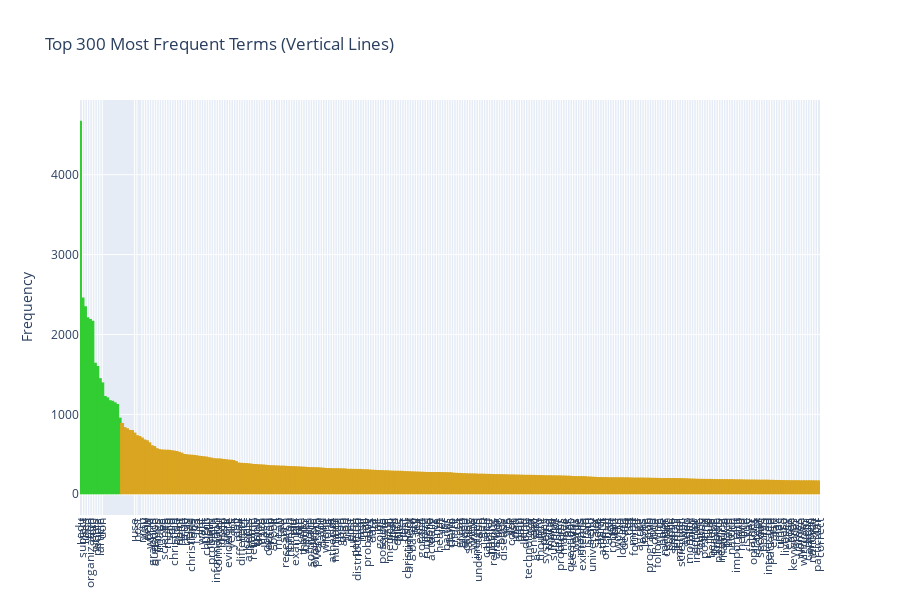

The notebook cell saved with this chart:
### Markdown cell above
### >>> **Exercise 14 (take home):** 
Additionally, you can attempt to sort the terms on the `x-axis` by frequency instead of in alphabetical order. This way the visualization is more meaninfgul and you will be able to observe the so called [long tail](https://en.wikipedia.org/wiki/Long_tail) (get familiar with this term since it will appear a lot in data mining and other statistics courses). see picture below

![alt txt](https://upload.wikimedia.org/wikipedia/commons/thumb/8/8a/Long_tail.svg/1000px-Long_tail.svg.png)

### Code cell
# Answer here

import plotly.graph_objects as go
import pandas as pd
import numpy as np
from sklearn.feature_extraction.text import CountVectorizer

# Assume X_counts has already been created using CountVectorizer
# Get the vocabulary (list of terms)
vocab = count_vect.get_feature_names_out()

# Compute the frequency of each term across all documents
term_frequencies = np.array(X_counts.sum(axis=0)).flatten()

# Filter out terms with zero frequency
nonzero_idx = np.where(term_frequencies > 0)[0]
vocab_nonzero = vocab[nonzero_idx]
freq_nonzero = term_frequencies[nonzero_idx]

# Select the top N most frequent terms
N = 300
top_idx = np.argsort(freq_nonzero)[-N:][::-1]
df_plot = pd.DataFrame({
    "term": vocab_nonzero[top_idx],
    "frequency": freq_nonzero[top_idx]
})

# Assign colors based on frequency
df_plot["color"] = np.where(df_plot["frequency"] > 900, "limegreen", "goldenrod")

# 建立圖表
fig = go.Figure()

# 為每個點畫垂直線
for i, row in df_plot.iterrows():
    fig.add_trace(go.Scatter(
        x=[row["term"], row["term"]],
        y=[0, row["frequency"]],
        mode="lines",
        line=dict(color=row["color"], width=4),
        showlegend=False,
        hovertemplate=f"Term: {row['term']}<br>Frequency: {row['frequency']}"
    ))

# 更新版面
fig.update_layout(
    title=f"Top {N} Most Frequent Terms (Vertical Lines)",
    xaxis=dict(
        tickangle=-90,
        tickmode='array',
        tickvals=list(range(N)),
        ticktext=df_plot["term"]
    ),
    yaxis_title="Frequency",
    height=600
)

fig.show()
